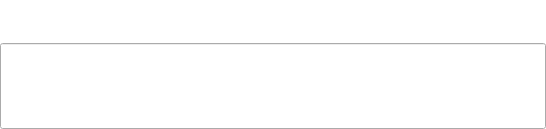
<?xml version="1.0" encoding="UTF-8"?>
<ui version="4.0">
 <class>ItemTextInput</class>
 <widget class="QWidget" name="ItemTextInput">
  <property name="geometry">
   <rect>
    <x>0</x>
    <y>0</y>
    <width>546</width>
    <height>129</height>
   </rect>
  </property>
  <property name="windowTitle">
   <string>Form</string>
  </property>
  <property name="styleSheet">
   <string notr="true">QWidget#wBg{background-color: rgb(255, 255, 255);}</string>
  </property>
  <layout class="QGridLayout" name="gridLayout">
   <property name="leftMargin">
    <number>0</number>
   </property>
   <property name="topMargin">
    <number>0</number>
   </property>
   <property name="rightMargin">
    <number>0</number>
   </property>
   <property name="bottomMargin">
    <number>0</number>
   </property>
   <property name="horizontalSpacing">
    <number>0</number>
   </property>
   <item row="0" column="0">
    <widget class="QWidget" name="wBg" native="true">
     <layout class="QGridLayout" name="gridLayout_2" rowstretch="1,2">
      <property name="leftMargin">
       <number>0</number>
      </property>
      <property name="topMargin">
       <number>0</number>
      </property>
      <property name="rightMargin">
       <number>0</number>
      </property>
      <property name="bottomMargin">
       <number>0</number>
      </property>
      <property name="spacing">
       <number>0</number>
      </property>
      <item row="0" column="0">
       <widget class="QLabel" name="lbTitle">
        <property name="font">
         <font>
          <pointsize>12</pointsize>
         </font>
        </property>
        <property name="styleSheet">
         <string notr="true">color: rgb(170, 170, 170);</string>
        </property>
        <property name="text">
         <string/>
        </property>
       </widget>
      </item>
      <item row="0" column="1">
       <widget class="QLabel" name="lbError">
        <property name="font">
         <font>
          <pointsize>12</pointsize>
         </font>
        </property>
        <property name="styleSheet">
         <string notr="true">color: rgb(255, 0, 0);</string>
        </property>
        <property name="text">
         <string/>
        </property>
       </widget>
      </item>
      <item row="1" column="0" colspan="2">
       <widget class="ItemLineEdit" name="vLineEdit">
        <property name="sizePolicy">
         <sizepolicy hsizetype="Minimum" vsizetype="Minimum">
          <horstretch>0</horstretch>
          <verstretch>0</verstretch>
         </sizepolicy>
        </property>
        <property name="font">
         <font>
          <pointsize>14</pointsize>
         </font>
        </property>
       </widget>
      </item>
     </layout>
    </widget>
   </item>
  </layout>
 </widget>
 <customwidgets>
  <customwidget>
   <class>ItemLineEdit</class>
   <extends>QLineEdit</extends>
   <header>ItemLineEdit.h</header>
   <container>1</container>
  </customwidget>
 </customwidgets>
 <resources/>
 <connections/>
</ui>
